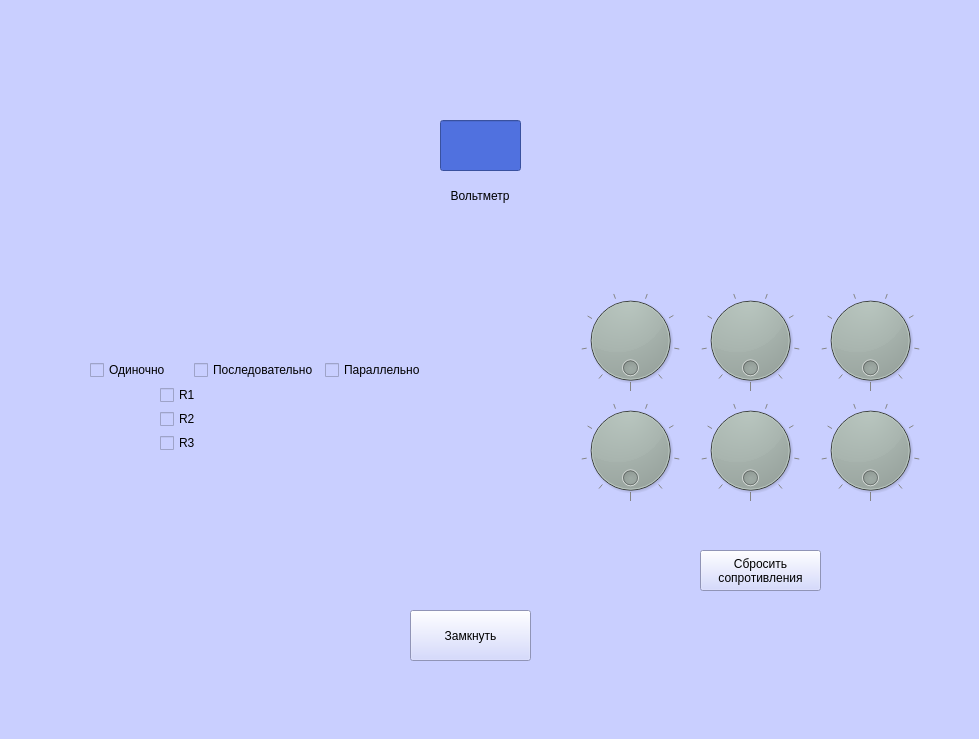
<?xml version="1.0" encoding="UTF-8"?>
<ui version="4.0">
 <class>MainWindow</class>
 <widget class="QMainWindow" name="MainWindow">
  <property name="geometry">
   <rect>
    <x>0</x>
    <y>0</y>
    <width>979</width>
    <height>739</height>
   </rect>
  </property>
  <property name="windowTitle">
   <string>MainWindow</string>
  </property>
  <property name="styleSheet">
   <string notr="true">background-color: rgb(201, 207, 255);</string>
  </property>
  <widget class="QWidget" name="centralwidget">
   <widget class="QPushButton" name="mainbotton">
    <property name="geometry">
     <rect>
      <x>410</x>
      <y>610</y>
      <width>121</width>
      <height>51</height>
     </rect>
    </property>
    <property name="styleSheet">
     <string notr="true">font: 15pt &quot;Comic Sans MS&quot;;</string>
    </property>
    <property name="text">
     <string>Замкнуть</string>
    </property>
   </widget>
   <widget class="QWidget" name="horizontalLayoutWidget">
    <property name="geometry">
     <rect>
      <x>110</x>
      <y>220</y>
      <width>130</width>
      <height>100</height>
     </rect>
    </property>
    <property name="maximumSize">
     <size>
      <width>130</width>
      <height>100</height>
     </size>
    </property>
    <layout class="QHBoxLayout" name="horizontalLayout">
     <item>
      <layout class="QVBoxLayout" name="verticalLayout">
       <property name="spacing">
        <number>15</number>
       </property>
       <property name="sizeConstraint">
        <enum>QLayout::SetMinimumSize</enum>
       </property>
       <property name="bottomMargin">
        <number>0</number>
       </property>
       <item>
        <widget class="QLabel" name="label_9">
         <property name="maximumSize">
          <size>
           <width>130</width>
           <height>100</height>
          </size>
         </property>
         <property name="text">
          <string/>
         </property>
         <property name="pixmap">
          <pixmap resource="images/images.qrc">:/resistors/resistor.png</pixmap>
         </property>
         <property name="scaledContents">
          <bool>true</bool>
         </property>
         <property name="wordWrap">
          <bool>false</bool>
         </property>
         <property name="openExternalLinks">
          <bool>false</bool>
         </property>
        </widget>
       </item>
       <item>
        <widget class="QLabel" name="label_10">
         <property name="maximumSize">
          <size>
           <width>130</width>
           <height>100</height>
          </size>
         </property>
         <property name="text">
          <string/>
         </property>
         <property name="pixmap">
          <pixmap resource="images/images.qrc">:/resistors/resistor.png</pixmap>
         </property>
         <property name="scaledContents">
          <bool>true</bool>
         </property>
         <property name="wordWrap">
          <bool>false</bool>
         </property>
         <property name="openExternalLinks">
          <bool>false</bool>
         </property>
        </widget>
       </item>
       <item>
        <widget class="QLabel" name="label_11">
         <property name="maximumSize">
          <size>
           <width>130</width>
           <height>100</height>
          </size>
         </property>
         <property name="text">
          <string/>
         </property>
         <property name="pixmap">
          <pixmap resource="images/images.qrc">:/resistors/resistor.png</pixmap>
         </property>
         <property name="scaledContents">
          <bool>true</bool>
         </property>
         <property name="wordWrap">
          <bool>false</bool>
         </property>
         <property name="openExternalLinks">
          <bool>false</bool>
         </property>
        </widget>
       </item>
      </layout>
     </item>
    </layout>
   </widget>
   <widget class="QWidget" name="verticalLayoutWidget_2">
    <property name="geometry">
     <rect>
      <x>90</x>
      <y>360</y>
      <width>336</width>
      <height>92</height>
     </rect>
    </property>
    <layout class="QVBoxLayout" name="verticalLayout_2">
     <item>
      <layout class="QHBoxLayout" name="horizontalLayout_2">
       <item>
        <widget class="QCheckBox" name="single">
         <property name="text">
          <string>Одиночно</string>
         </property>
         <property name="checkable">
          <bool>true</bool>
         </property>
        </widget>
       </item>
       <item>
        <widget class="QCheckBox" name="serial">
         <property name="text">
          <string>Последовательно</string>
         </property>
        </widget>
       </item>
       <item>
        <widget class="QCheckBox" name="parallel">
         <property name="text">
          <string>Параллельно</string>
         </property>
        </widget>
       </item>
      </layout>
     </item>
     <item>
      <layout class="QVBoxLayout" name="verticalLayout_6">
       <property name="leftMargin">
        <number>70</number>
       </property>
       <item>
        <widget class="QCheckBox" name="check_r1">
         <property name="text">
          <string>R1</string>
         </property>
         <property name="tristate">
          <bool>false</bool>
         </property>
        </widget>
       </item>
       <item>
        <widget class="QCheckBox" name="check_r2">
         <property name="enabled">
          <bool>true</bool>
         </property>
         <property name="layoutDirection">
          <enum>Qt::LeftToRight</enum>
         </property>
         <property name="autoFillBackground">
          <bool>false</bool>
         </property>
         <property name="text">
          <string>R2</string>
         </property>
         <property name="checked">
          <bool>false</bool>
         </property>
         <property name="autoRepeat">
          <bool>false</bool>
         </property>
        </widget>
       </item>
       <item>
        <widget class="QCheckBox" name="check_r3">
         <property name="text">
          <string>R3</string>
         </property>
        </widget>
       </item>
      </layout>
     </item>
    </layout>
   </widget>
   <widget class="QLabel" name="label_8">
    <property name="geometry">
     <rect>
      <x>430</x>
      <y>180</y>
      <width>100</width>
      <height>31</height>
     </rect>
    </property>
    <property name="styleSheet">
     <string notr="true">font: 75 10pt &quot;Comic Sans MS&quot;;</string>
    </property>
    <property name="text">
     <string>Вольтметр</string>
    </property>
    <property name="textFormat">
     <enum>Qt::AutoText</enum>
    </property>
    <property name="scaledContents">
     <bool>false</bool>
    </property>
    <property name="alignment">
     <set>Qt::AlignCenter</set>
    </property>
   </widget>
   <widget class="QLabel" name="label_12">
    <property name="geometry">
     <rect>
      <x>430</x>
      <y>110</y>
      <width>100</width>
      <height>70</height>
     </rect>
    </property>
    <property name="maximumSize">
     <size>
      <width>100</width>
      <height>70</height>
     </size>
    </property>
    <property name="text">
     <string/>
    </property>
    <property name="pixmap">
     <pixmap resource="images/images.qrc">:/resistors/voltmeter.png</pixmap>
    </property>
    <property name="scaledContents">
     <bool>true</bool>
    </property>
   </widget>
   <widget class="QLineEdit" name="voltmeter">
    <property name="geometry">
     <rect>
      <x>440</x>
      <y>120</y>
      <width>81</width>
      <height>51</height>
     </rect>
    </property>
    <property name="font">
     <font>
      <family>Times New Roman</family>
      <pointsize>20</pointsize>
      <weight>75</weight>
      <bold>true</bold>
     </font>
    </property>
    <property name="styleSheet">
     <string notr="true">background-color: rgb(80, 113, 223);</string>
    </property>
    <property name="readOnly">
     <bool>true</bool>
    </property>
   </widget>
   <widget class="QDial" name="dial_1">
    <property name="geometry">
     <rect>
      <x>580</x>
      <y>290</y>
      <width>101</width>
      <height>101</height>
     </rect>
    </property>
    <property name="palette">
     <palette>
      <active>
       <colorrole role="Button">
        <brush brushstyle="SolidPattern">
         <color alpha="255">
          <red>28</red>
          <green>30</green>
          <blue>29</blue>
         </color>
        </brush>
       </colorrole>
       <colorrole role="Base">
        <brush brushstyle="SolidPattern">
         <color alpha="255">
          <red>28</red>
          <green>30</green>
          <blue>29</blue>
         </color>
        </brush>
       </colorrole>
       <colorrole role="Window">
        <brush brushstyle="SolidPattern">
         <color alpha="255">
          <red>28</red>
          <green>30</green>
          <blue>29</blue>
         </color>
        </brush>
       </colorrole>
      </active>
      <inactive>
       <colorrole role="Button">
        <brush brushstyle="SolidPattern">
         <color alpha="255">
          <red>28</red>
          <green>30</green>
          <blue>29</blue>
         </color>
        </brush>
       </colorrole>
       <colorrole role="Base">
        <brush brushstyle="SolidPattern">
         <color alpha="255">
          <red>28</red>
          <green>30</green>
          <blue>29</blue>
         </color>
        </brush>
       </colorrole>
       <colorrole role="Window">
        <brush brushstyle="SolidPattern">
         <color alpha="255">
          <red>28</red>
          <green>30</green>
          <blue>29</blue>
         </color>
        </brush>
       </colorrole>
      </inactive>
      <disabled>
       <colorrole role="Button">
        <brush brushstyle="SolidPattern">
         <color alpha="255">
          <red>28</red>
          <green>30</green>
          <blue>29</blue>
         </color>
        </brush>
       </colorrole>
       <colorrole role="Base">
        <brush brushstyle="SolidPattern">
         <color alpha="255">
          <red>28</red>
          <green>30</green>
          <blue>29</blue>
         </color>
        </brush>
       </colorrole>
       <colorrole role="Window">
        <brush brushstyle="SolidPattern">
         <color alpha="255">
          <red>28</red>
          <green>30</green>
          <blue>29</blue>
         </color>
        </brush>
       </colorrole>
      </disabled>
     </palette>
    </property>
    <property name="styleSheet">
     <string notr="true">background-color: rgb(0, 0, 0);
background-color: rgb(28, 30, 29);</string>
    </property>
    <property name="maximum">
     <number>9</number>
    </property>
    <property name="pageStep">
     <number>10</number>
    </property>
    <property name="sliderPosition">
     <number>0</number>
    </property>
    <property name="invertedAppearance">
     <bool>false</bool>
    </property>
    <property name="invertedControls">
     <bool>false</bool>
    </property>
    <property name="wrapping">
     <bool>true</bool>
    </property>
    <property name="notchTarget">
     <double>10.000000000000000</double>
    </property>
    <property name="notchesVisible">
     <bool>true</bool>
    </property>
   </widget>
   <widget class="QLabel" name="label_13">
    <property name="geometry">
     <rect>
      <x>550</x>
      <y>260</y>
      <width>401</width>
      <height>251</height>
     </rect>
    </property>
    <property name="text">
     <string/>
    </property>
    <property name="pixmap">
     <pixmap resource="images/images.qrc">:/resistors/resistor_store.png</pixmap>
    </property>
    <property name="scaledContents">
     <bool>true</bool>
    </property>
   </widget>
   <widget class="QDial" name="dial_2">
    <property name="geometry">
     <rect>
      <x>700</x>
      <y>290</y>
      <width>101</width>
      <height>101</height>
     </rect>
    </property>
    <property name="palette">
     <palette>
      <active>
       <colorrole role="Button">
        <brush brushstyle="SolidPattern">
         <color alpha="255">
          <red>28</red>
          <green>30</green>
          <blue>29</blue>
         </color>
        </brush>
       </colorrole>
       <colorrole role="Base">
        <brush brushstyle="SolidPattern">
         <color alpha="255">
          <red>28</red>
          <green>30</green>
          <blue>29</blue>
         </color>
        </brush>
       </colorrole>
       <colorrole role="Window">
        <brush brushstyle="SolidPattern">
         <color alpha="255">
          <red>28</red>
          <green>30</green>
          <blue>29</blue>
         </color>
        </brush>
       </colorrole>
      </active>
      <inactive>
       <colorrole role="Button">
        <brush brushstyle="SolidPattern">
         <color alpha="255">
          <red>28</red>
          <green>30</green>
          <blue>29</blue>
         </color>
        </brush>
       </colorrole>
       <colorrole role="Base">
        <brush brushstyle="SolidPattern">
         <color alpha="255">
          <red>28</red>
          <green>30</green>
          <blue>29</blue>
         </color>
        </brush>
       </colorrole>
       <colorrole role="Window">
        <brush brushstyle="SolidPattern">
         <color alpha="255">
          <red>28</red>
          <green>30</green>
          <blue>29</blue>
         </color>
        </brush>
       </colorrole>
      </inactive>
      <disabled>
       <colorrole role="Button">
        <brush brushstyle="SolidPattern">
         <color alpha="255">
          <red>28</red>
          <green>30</green>
          <blue>29</blue>
         </color>
        </brush>
       </colorrole>
       <colorrole role="Base">
        <brush brushstyle="SolidPattern">
         <color alpha="255">
          <red>28</red>
          <green>30</green>
          <blue>29</blue>
         </color>
        </brush>
       </colorrole>
       <colorrole role="Window">
        <brush brushstyle="SolidPattern">
         <color alpha="255">
          <red>28</red>
          <green>30</green>
          <blue>29</blue>
         </color>
        </brush>
       </colorrole>
      </disabled>
     </palette>
    </property>
    <property name="styleSheet">
     <string notr="true">background-color: rgb(0, 0, 0);
background-color: rgb(28, 30, 29);</string>
    </property>
    <property name="maximum">
     <number>9</number>
    </property>
    <property name="pageStep">
     <number>10</number>
    </property>
    <property name="sliderPosition">
     <number>0</number>
    </property>
    <property name="invertedAppearance">
     <bool>false</bool>
    </property>
    <property name="invertedControls">
     <bool>false</bool>
    </property>
    <property name="wrapping">
     <bool>true</bool>
    </property>
    <property name="notchTarget">
     <double>10.000000000000000</double>
    </property>
    <property name="notchesVisible">
     <bool>true</bool>
    </property>
   </widget>
   <widget class="QDial" name="dial_3">
    <property name="geometry">
     <rect>
      <x>820</x>
      <y>290</y>
      <width>101</width>
      <height>101</height>
     </rect>
    </property>
    <property name="palette">
     <palette>
      <active>
       <colorrole role="Button">
        <brush brushstyle="SolidPattern">
         <color alpha="255">
          <red>28</red>
          <green>30</green>
          <blue>29</blue>
         </color>
        </brush>
       </colorrole>
       <colorrole role="Base">
        <brush brushstyle="SolidPattern">
         <color alpha="255">
          <red>28</red>
          <green>30</green>
          <blue>29</blue>
         </color>
        </brush>
       </colorrole>
       <colorrole role="Window">
        <brush brushstyle="SolidPattern">
         <color alpha="255">
          <red>28</red>
          <green>30</green>
          <blue>29</blue>
         </color>
        </brush>
       </colorrole>
      </active>
      <inactive>
       <colorrole role="Button">
        <brush brushstyle="SolidPattern">
         <color alpha="255">
          <red>28</red>
          <green>30</green>
          <blue>29</blue>
         </color>
        </brush>
       </colorrole>
       <colorrole role="Base">
        <brush brushstyle="SolidPattern">
         <color alpha="255">
          <red>28</red>
          <green>30</green>
          <blue>29</blue>
         </color>
        </brush>
       </colorrole>
       <colorrole role="Window">
        <brush brushstyle="SolidPattern">
         <color alpha="255">
          <red>28</red>
          <green>30</green>
          <blue>29</blue>
         </color>
        </brush>
       </colorrole>
      </inactive>
      <disabled>
       <colorrole role="Button">
        <brush brushstyle="SolidPattern">
         <color alpha="255">
          <red>28</red>
          <green>30</green>
          <blue>29</blue>
         </color>
        </brush>
       </colorrole>
       <colorrole role="Base">
        <brush brushstyle="SolidPattern">
         <color alpha="255">
          <red>28</red>
          <green>30</green>
          <blue>29</blue>
         </color>
        </brush>
       </colorrole>
       <colorrole role="Window">
        <brush brushstyle="SolidPattern">
         <color alpha="255">
          <red>28</red>
          <green>30</green>
          <blue>29</blue>
         </color>
        </brush>
       </colorrole>
      </disabled>
     </palette>
    </property>
    <property name="styleSheet">
     <string notr="true">background-color: rgb(0, 0, 0);
background-color: rgb(28, 30, 29);</string>
    </property>
    <property name="maximum">
     <number>9</number>
    </property>
    <property name="pageStep">
     <number>10</number>
    </property>
    <property name="sliderPosition">
     <number>0</number>
    </property>
    <property name="invertedAppearance">
     <bool>false</bool>
    </property>
    <property name="invertedControls">
     <bool>false</bool>
    </property>
    <property name="wrapping">
     <bool>true</bool>
    </property>
    <property name="notchTarget">
     <double>10.000000000000000</double>
    </property>
    <property name="notchesVisible">
     <bool>true</bool>
    </property>
   </widget>
   <widget class="QDial" name="dial_4">
    <property name="geometry">
     <rect>
      <x>580</x>
      <y>400</y>
      <width>101</width>
      <height>101</height>
     </rect>
    </property>
    <property name="palette">
     <palette>
      <active>
       <colorrole role="Button">
        <brush brushstyle="SolidPattern">
         <color alpha="255">
          <red>28</red>
          <green>30</green>
          <blue>29</blue>
         </color>
        </brush>
       </colorrole>
       <colorrole role="Base">
        <brush brushstyle="SolidPattern">
         <color alpha="255">
          <red>28</red>
          <green>30</green>
          <blue>29</blue>
         </color>
        </brush>
       </colorrole>
       <colorrole role="Window">
        <brush brushstyle="SolidPattern">
         <color alpha="255">
          <red>28</red>
          <green>30</green>
          <blue>29</blue>
         </color>
        </brush>
       </colorrole>
      </active>
      <inactive>
       <colorrole role="Button">
        <brush brushstyle="SolidPattern">
         <color alpha="255">
          <red>28</red>
          <green>30</green>
          <blue>29</blue>
         </color>
        </brush>
       </colorrole>
       <colorrole role="Base">
        <brush brushstyle="SolidPattern">
         <color alpha="255">
          <red>28</red>
          <green>30</green>
          <blue>29</blue>
         </color>
        </brush>
       </colorrole>
       <colorrole role="Window">
        <brush brushstyle="SolidPattern">
         <color alpha="255">
          <red>28</red>
          <green>30</green>
          <blue>29</blue>
         </color>
        </brush>
       </colorrole>
      </inactive>
      <disabled>
       <colorrole role="Button">
        <brush brushstyle="SolidPattern">
         <color alpha="255">
          <red>28</red>
          <green>30</green>
          <blue>29</blue>
         </color>
        </brush>
       </colorrole>
       <colorrole role="Base">
        <brush brushstyle="SolidPattern">
         <color alpha="255">
          <red>28</red>
          <green>30</green>
          <blue>29</blue>
         </color>
        </brush>
       </colorrole>
       <colorrole role="Window">
        <brush brushstyle="SolidPattern">
         <color alpha="255">
          <red>28</red>
          <green>30</green>
          <blue>29</blue>
         </color>
        </brush>
       </colorrole>
      </disabled>
     </palette>
    </property>
    <property name="styleSheet">
     <string notr="true">background-color: rgb(0, 0, 0);
background-color: rgb(28, 30, 29);</string>
    </property>
    <property name="maximum">
     <number>9</number>
    </property>
    <property name="pageStep">
     <number>10</number>
    </property>
    <property name="sliderPosition">
     <number>0</number>
    </property>
    <property name="invertedAppearance">
     <bool>false</bool>
    </property>
    <property name="invertedControls">
     <bool>false</bool>
    </property>
    <property name="wrapping">
     <bool>true</bool>
    </property>
    <property name="notchTarget">
     <double>10.000000000000000</double>
    </property>
    <property name="notchesVisible">
     <bool>true</bool>
    </property>
   </widget>
   <widget class="QDial" name="dial_5">
    <property name="geometry">
     <rect>
      <x>700</x>
      <y>400</y>
      <width>101</width>
      <height>101</height>
     </rect>
    </property>
    <property name="palette">
     <palette>
      <active>
       <colorrole role="Button">
        <brush brushstyle="SolidPattern">
         <color alpha="255">
          <red>28</red>
          <green>30</green>
          <blue>29</blue>
         </color>
        </brush>
       </colorrole>
       <colorrole role="Base">
        <brush brushstyle="SolidPattern">
         <color alpha="255">
          <red>28</red>
          <green>30</green>
          <blue>29</blue>
         </color>
        </brush>
       </colorrole>
       <colorrole role="Window">
        <brush brushstyle="SolidPattern">
         <color alpha="255">
          <red>28</red>
          <green>30</green>
          <blue>29</blue>
         </color>
        </brush>
       </colorrole>
      </active>
      <inactive>
       <colorrole role="Button">
        <brush brushstyle="SolidPattern">
         <color alpha="255">
          <red>28</red>
          <green>30</green>
          <blue>29</blue>
         </color>
        </brush>
       </colorrole>
       <colorrole role="Base">
        <brush brushstyle="SolidPattern">
         <color alpha="255">
          <red>28</red>
          <green>30</green>
          <blue>29</blue>
         </color>
        </brush>
       </colorrole>
       <colorrole role="Window">
        <brush brushstyle="SolidPattern">
         <color alpha="255">
          <red>28</red>
          <green>30</green>
          <blue>29</blue>
         </color>
        </brush>
       </colorrole>
      </inactive>
      <disabled>
       <colorrole role="Button">
        <brush brushstyle="SolidPattern">
         <color alpha="255">
          <red>28</red>
          <green>30</green>
          <blue>29</blue>
         </color>
        </brush>
       </colorrole>
       <colorrole role="Base">
        <brush brushstyle="SolidPattern">
         <color alpha="255">
          <red>28</red>
          <green>30</green>
          <blue>29</blue>
         </color>
        </brush>
       </colorrole>
       <colorrole role="Window">
        <brush brushstyle="SolidPattern">
         <color alpha="255">
          <red>28</red>
          <green>30</green>
          <blue>29</blue>
         </color>
        </brush>
       </colorrole>
      </disabled>
     </palette>
    </property>
    <property name="styleSheet">
     <string notr="true">background-color: rgb(0, 0, 0);
background-color: rgb(28, 30, 29);</string>
    </property>
    <property name="maximum">
     <number>9</number>
    </property>
    <property name="pageStep">
     <number>10</number>
    </property>
    <property name="sliderPosition">
     <number>0</number>
    </property>
    <property name="invertedAppearance">
     <bool>false</bool>
    </property>
    <property name="invertedControls">
     <bool>false</bool>
    </property>
    <property name="wrapping">
     <bool>true</bool>
    </property>
    <property name="notchTarget">
     <double>10.000000000000000</double>
    </property>
    <property name="notchesVisible">
     <bool>true</bool>
    </property>
   </widget>
   <widget class="QDial" name="dial_6">
    <property name="geometry">
     <rect>
      <x>820</x>
      <y>400</y>
      <width>101</width>
      <height>101</height>
     </rect>
    </property>
    <property name="palette">
     <palette>
      <active>
       <colorrole role="Button">
        <brush brushstyle="SolidPattern">
         <color alpha="255">
          <red>28</red>
          <green>30</green>
          <blue>29</blue>
         </color>
        </brush>
       </colorrole>
       <colorrole role="Base">
        <brush brushstyle="SolidPattern">
         <color alpha="255">
          <red>28</red>
          <green>30</green>
          <blue>29</blue>
         </color>
        </brush>
       </colorrole>
       <colorrole role="Window">
        <brush brushstyle="SolidPattern">
         <color alpha="255">
          <red>28</red>
          <green>30</green>
          <blue>29</blue>
         </color>
        </brush>
       </colorrole>
      </active>
      <inactive>
       <colorrole role="Button">
        <brush brushstyle="SolidPattern">
         <color alpha="255">
          <red>28</red>
          <green>30</green>
          <blue>29</blue>
         </color>
        </brush>
       </colorrole>
       <colorrole role="Base">
        <brush brushstyle="SolidPattern">
         <color alpha="255">
          <red>28</red>
          <green>30</green>
          <blue>29</blue>
         </color>
        </brush>
       </colorrole>
       <colorrole role="Window">
        <brush brushstyle="SolidPattern">
         <color alpha="255">
          <red>28</red>
          <green>30</green>
          <blue>29</blue>
         </color>
        </brush>
       </colorrole>
      </inactive>
      <disabled>
       <colorrole role="Button">
        <brush brushstyle="SolidPattern">
         <color alpha="255">
          <red>28</red>
          <green>30</green>
          <blue>29</blue>
         </color>
        </brush>
       </colorrole>
       <colorrole role="Base">
        <brush brushstyle="SolidPattern">
         <color alpha="255">
          <red>28</red>
          <green>30</green>
          <blue>29</blue>
         </color>
        </brush>
       </colorrole>
       <colorrole role="Window">
        <brush brushstyle="SolidPattern">
         <color alpha="255">
          <red>28</red>
          <green>30</green>
          <blue>29</blue>
         </color>
        </brush>
       </colorrole>
      </disabled>
     </palette>
    </property>
    <property name="styleSheet">
     <string notr="true">background-color: rgb(28, 30, 29);
</string>
    </property>
    <property name="maximum">
     <number>9</number>
    </property>
    <property name="pageStep">
     <number>10</number>
    </property>
    <property name="sliderPosition">
     <number>0</number>
    </property>
    <property name="invertedAppearance">
     <bool>false</bool>
    </property>
    <property name="invertedControls">
     <bool>false</bool>
    </property>
    <property name="wrapping">
     <bool>true</bool>
    </property>
    <property name="notchTarget">
     <double>10.000000000000000</double>
    </property>
    <property name="notchesVisible">
     <bool>true</bool>
    </property>
   </widget>
   <widget class="QLabel" name="resistors_store">
    <property name="geometry">
     <rect>
      <x>550</x>
      <y>520</y>
      <width>401</width>
      <height>21</height>
     </rect>
    </property>
    <property name="styleSheet">
     <string notr="true">font: 75 10pt &quot;Comic Sans MS&quot;;</string>
    </property>
    <property name="text">
     <string/>
    </property>
    <property name="alignment">
     <set>Qt::AlignCenter</set>
    </property>
   </widget>
   <widget class="QPushButton" name="resetButton">
    <property name="geometry">
     <rect>
      <x>700</x>
      <y>550</y>
      <width>121</width>
      <height>41</height>
     </rect>
    </property>
    <property name="styleSheet">
     <string notr="true">font: 11pt &quot;Comic Sans MS&quot;;</string>
    </property>
    <property name="text">
     <string>Сбросить
сопротивления</string>
    </property>
   </widget>
   <zorder>label_13</zorder>
   <zorder>mainbotton</zorder>
   <zorder>horizontalLayoutWidget</zorder>
   <zorder>verticalLayoutWidget_2</zorder>
   <zorder>label_8</zorder>
   <zorder>label_12</zorder>
   <zorder>voltmeter</zorder>
   <zorder>dial_1</zorder>
   <zorder>dial_2</zorder>
   <zorder>dial_3</zorder>
   <zorder>dial_4</zorder>
   <zorder>dial_5</zorder>
   <zorder>dial_6</zorder>
   <zorder>resistors_store</zorder>
   <zorder>resetButton</zorder>
  </widget>
  <widget class="QMenuBar" name="menubar">
   <property name="geometry">
    <rect>
     <x>0</x>
     <y>0</y>
     <width>979</width>
     <height>21</height>
    </rect>
   </property>
  </widget>
  <widget class="QStatusBar" name="statusbar"/>
 </widget>
 <resources>
  <include location="images/images.qrc"/>
 </resources>
 <connections/>
</ui>
